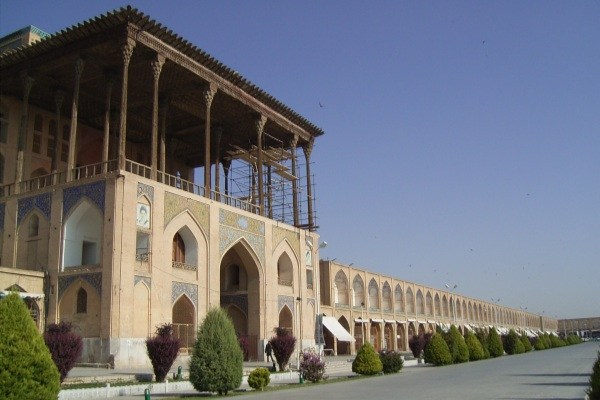
#> input picture cv-lab-session-10/aliqapoo1.jpg, 600 x 400 px; its folder holds only this picture in this run
$ python sift_detect.py   (older library calls are emulated)
#> lines starting #> are read from the running program, lines starting #| are printed output that depends on the picture; after the words box and inside, x2 and y2 are one past the last pixel; in counts of white or black regions, pixels touching at a corner belong together
import numpy as np
import cv2
import glob

for fname in glob.glob('*.jpg'):

    I = cv2.imread(fname)
#> I is the input picture: shape (400, 600, 3); mean B, G, R 121.4, 113.7, 111.4
    G = cv2.cvtColor(I,cv2.COLOR_BGR2GRAY)
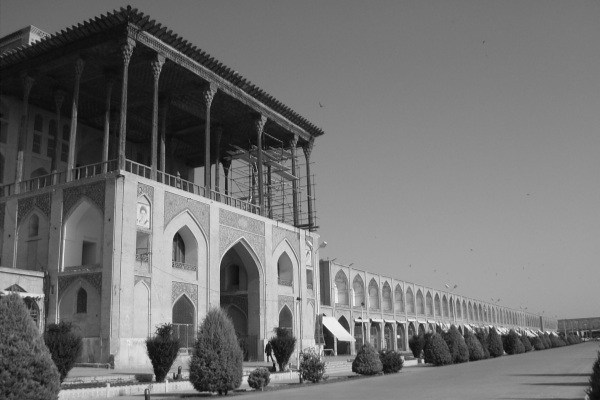
#> G: shape (400, 600); min 6, max 254, mean 113.9

    #sift = cv2.FeatureDetector_create("SIFT") # opencv 2.x.x
    sift = cv2.xfeatures2d.SIFT_create() # opencv 3.x.x
    # use "sift = cv2.SIFT()" if the above fails

    keypoints = sift.detect(G,None)
#> keypoints = 1163 keypoints; strongest (x, y, size): (343, 321, 5.9), (423, 361, 2.2), (298, 299, 2.4), (238, 270, 26.7)

    cv2.drawKeypoints(G,keypoints,I)
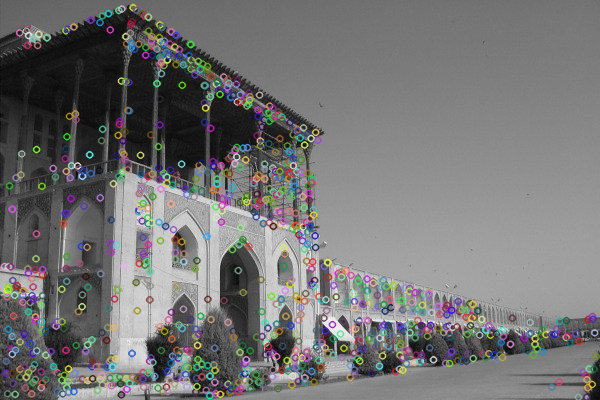
#> I: shape (400, 600, 3); mean B, G, R 115.7, 115.7, 115.9
    # [9 lines of commented-out code are left out]


    cv2.putText(I,"Press 'q' to quit, any key for next image",(20,20), \
                cv2.FONT_HERSHEY_SIMPLEX, .5,(255,0,0),1)
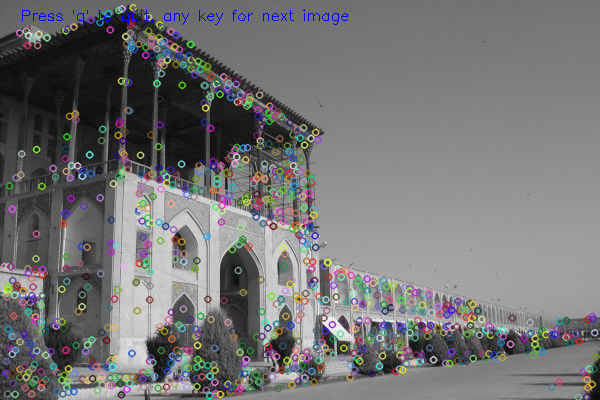
#> I: shape (400, 600, 3); 0.25% of pixels changed, all inside (x1, y1, x2, y2) = (22, 9, 348, 25)

    cv2.imshow('sift_keypoints',I)

    if cv2.waitKey() & 0xFF == ord('q'):
#> (key q is pressed here)
        break

$ run again, on cv-lab-session-10/chk8.jpg
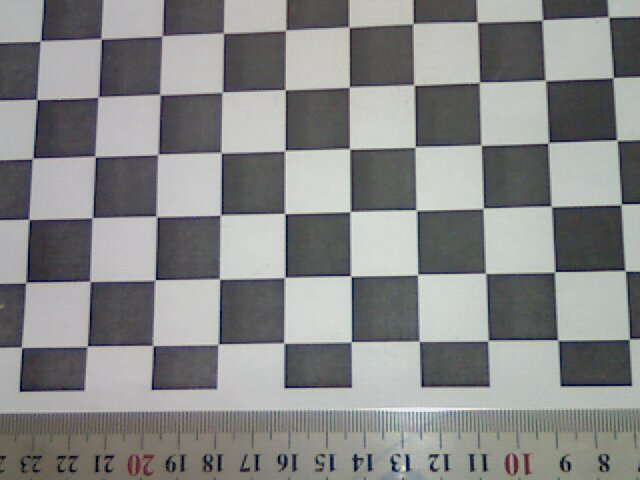
#> input picture cv-lab-session-10/chk8.jpg, 640 x 480 px
#> I is the input picture: shape (480, 640, 3); mean B, G, R 136.2, 136.8, 135.9
#> keypoints = 991 keypoints; strongest (x, y, size): (408, 468, 3.2), (157, 278, 2.1), (153, 388, 2.1), (384, 243, 40.2)
#> `cv2.drawKeypoints(G,keypoints,I)`:
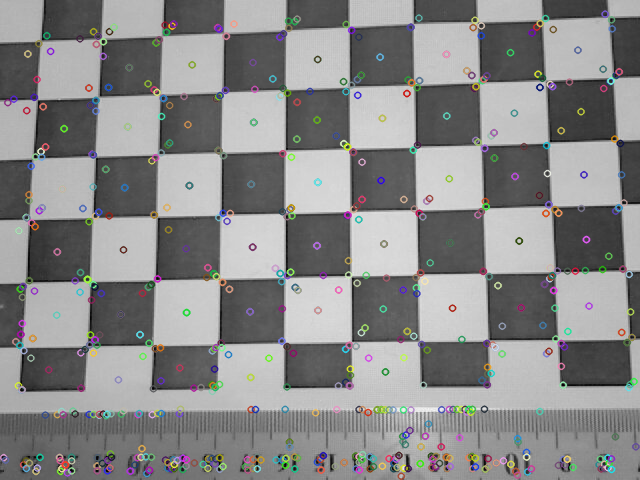
#> I: shape (480, 640, 3); mean B, G, R 136.9, 137, 137.1
#> `cv2.putText(I,"Press 'q' to quit, any key for next image",(20,20), \ c..`:
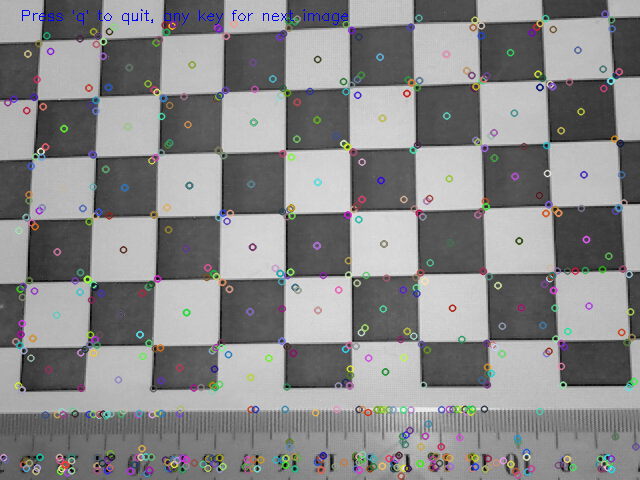
#> I: shape (480, 640, 3); 0.2% of pixels changed, all inside (x1, y1, x2, y2) = (22, 9, 348, 25)

$ run again, on cv-lab-session-10/aliqapoo2.jpg
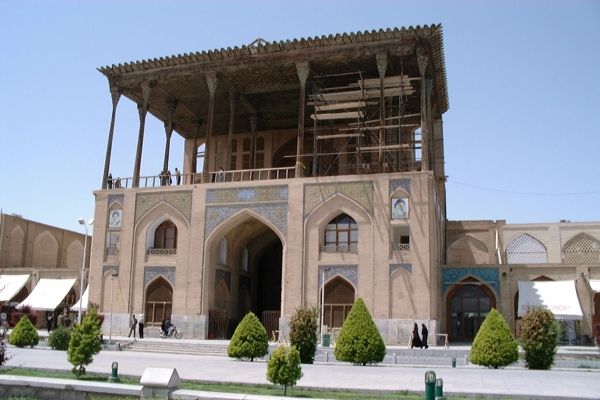
#> input picture cv-lab-session-10/aliqapoo2.jpg, 600 x 400 px
#> I is the input picture: shape (400, 600, 3); mean B, G, R 145.4, 139.2, 136.1
#> `G = cv2.cvtColor(I,cv2.COLOR_BGR2GRAY)`:
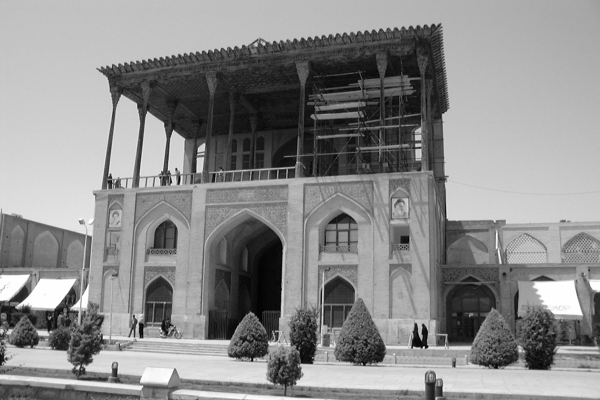
#> G: shape (400, 600); min 1, max 255, mean 139
#> keypoints = 1590 keypoints; strongest (x, y, size): (24, 293, 8.2), (47, 294, 20.8), (560, 299, 25.8), (426, 347, 2.2)
#> `cv2.putText(I,"Press 'q' to quit, any key for next image",(20,20), \ c..`:
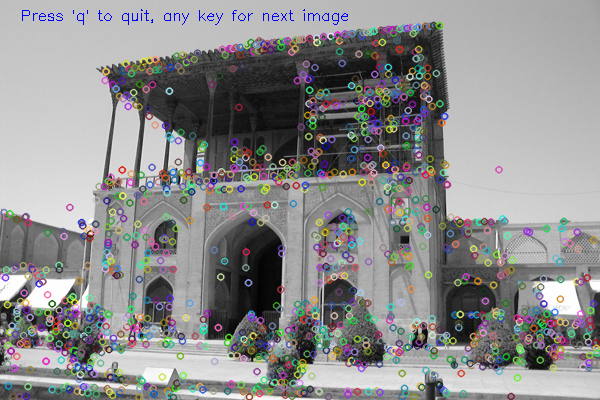
#> I: shape (400, 600, 3); mean B, G, R 140.9, 140.6, 140.8
